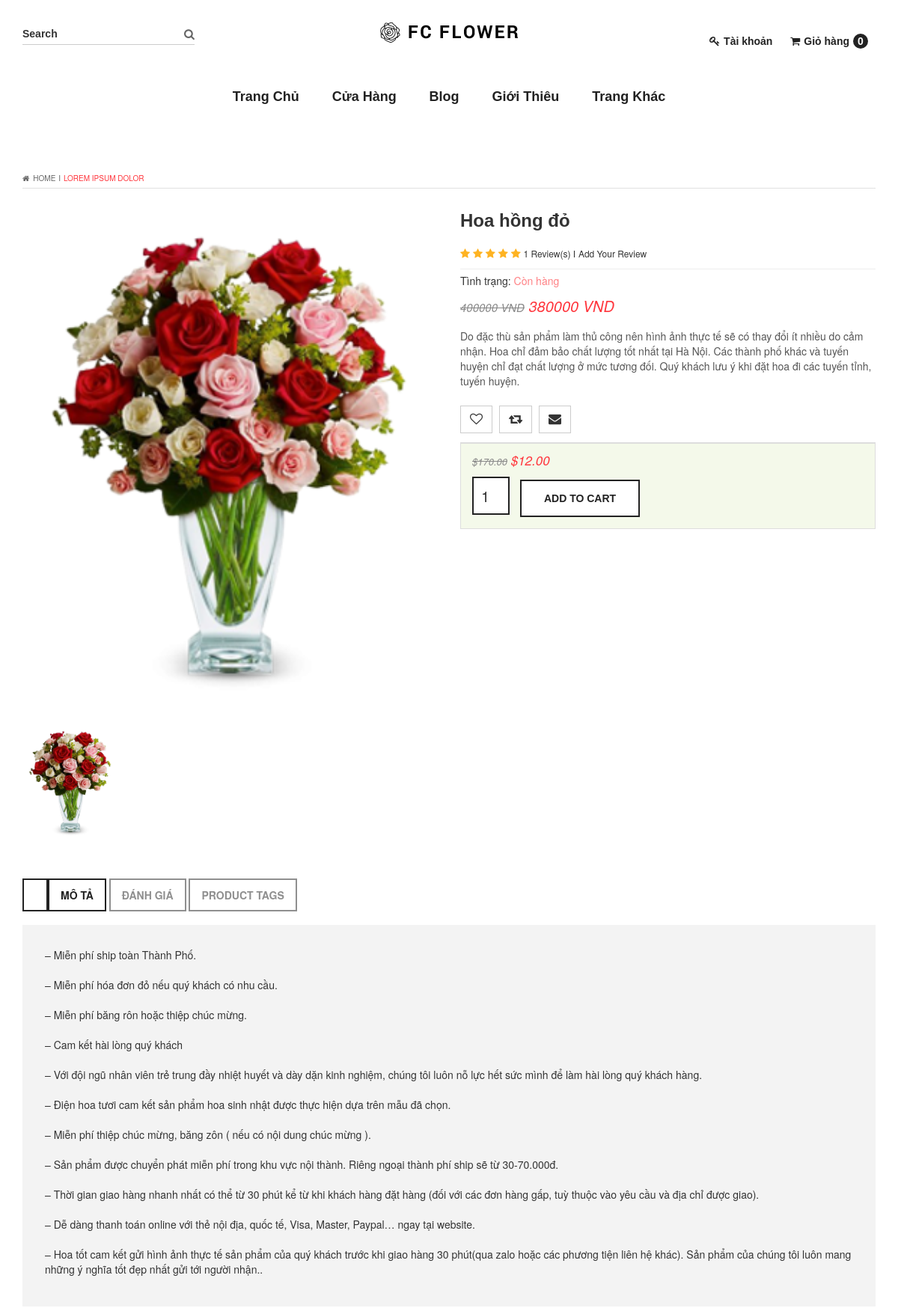
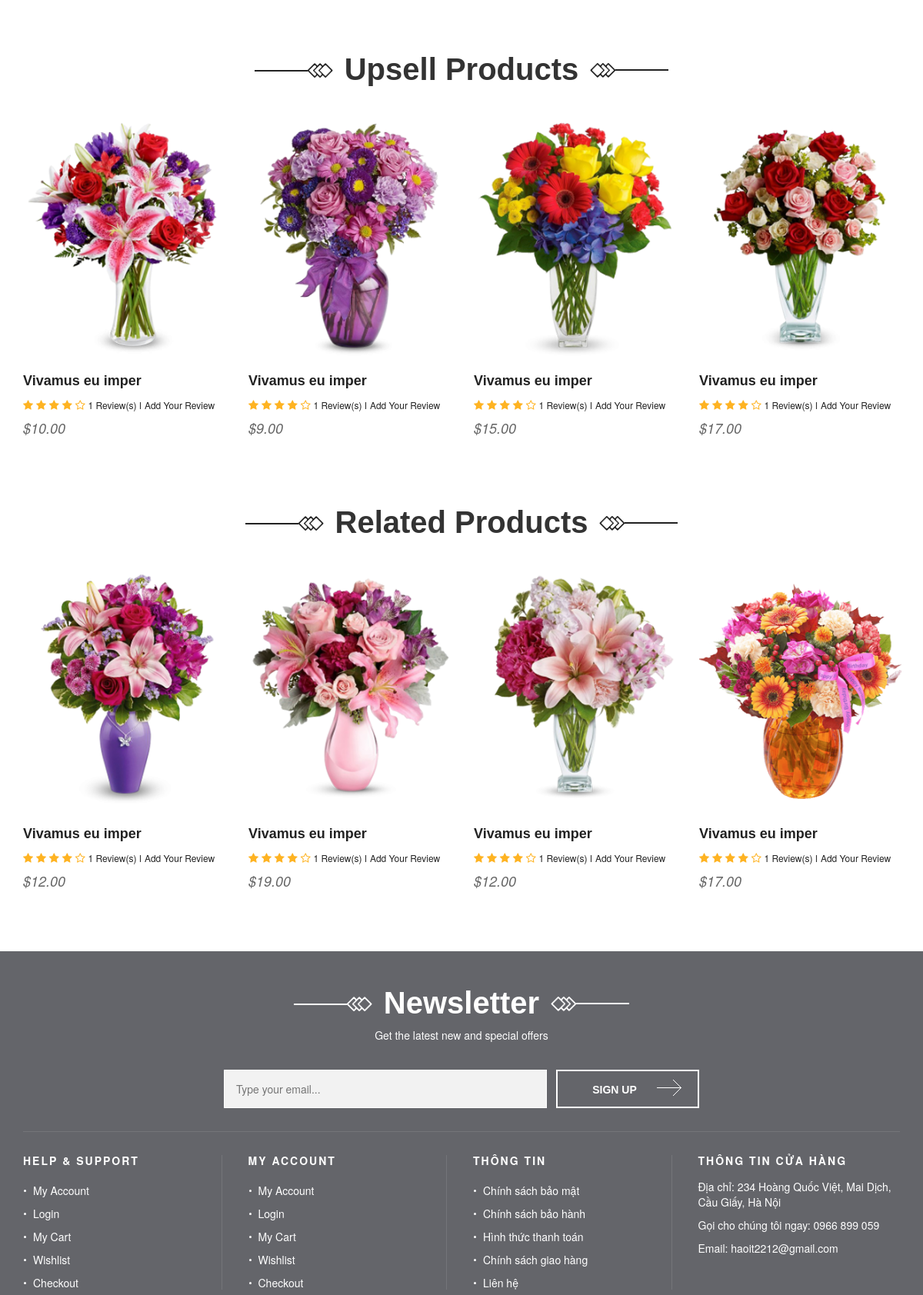
The app's page /product2.php?id=1 (upper part) with its own data (2 pictures, top to bottom).
### tables this page shows
CREATE TABLE `products` (
  `product_id` int(100) NOT NULL AUTO_INCREMENT,
  `product_cat` int(100) NOT NULL,
  `product_brand` int(100) NOT NULL,
  `product_title` varchar(255) NOT NULL,
  `product_price` int(100) NOT NULL,
  `product_desc` text NOT NULL,
  `product_image` text NOT NULL,
  `product_keywords` text NOT NULL,
  PRIMARY KEY (`product_id`)
);

### product2.php (the view, shortened to what the rows shown need)
<?php ob_start();
include "db.php";
if(isset($_GET['id']))
{
	$product_id=$_GET['id'];
}
else
{
	$product_id=0;
}
?>
<!doctype html>
<html class="no-js" lang="en">
<head>
    <link rel="stylesheet" href="css/font-awesome.min.css">
    <link rel="stylesheet" href="css/owl.carousel.css">
    <link rel="stylesheet" href="css/owl.my_theme.css">
    <link rel="stylesheet" href="css/owl.transitions.css">
    <link rel="stylesheet" href="css/nivo-slider.css">
    <link rel="stylesheet" href="css/animate.css">
    <link rel="stylesheet" href="css/jquery-ui.css">
    <link rel="stylesheet" href="fancy-box/jquery.fancybox.css">
    <link rel="stylesheet" href="css/normalize.css">
    <link rel="stylesheet" href="css/bootstrap.min.css">
    <link rel="stylesheet" href="css/meanmenu.min.css">
    <link rel="stylesheet" href="css/main.css">
    <link rel="stylesheet" href="style.css">
    <link rel="stylesheet" href="css/responsive.css">
</head>
<body>
    <?php include "header.php"; ?>
        <div class="blog_single_view_area">
            <div class="container">
                <?php
                        $rows=query("SELECT * FROM `products` where `product_id`=$product_id ");
                        while ($row=mysqli_fetch_array($rows)) {
                            $image=$row['product_image'];
                            $price=$row['product_price'];
                            $tit=$row['product_title'];
                            $desc=$row['product_desc'];
                    ?>
                <div class="row">
                    <div class="col-lg-6 col-md-6 col-sm-12 col-xs-12">
                        <div class="my_tabs">
                            <div class="tab-content tab_content_style">
                                <div id="tab1" class="tab-pane fade in active">
                                    <div class="blog_tabs">
                                        <a class="fancybox" href="img/product/pr1.png" data-fancybox-group="gallery" title="Lorem ipsum dolor sit amet"><img src="img/product/<?php echo $image ?>" alt="" /></a>
                                    </div>
                                </div>
                            </div>
                            <div class="blog_view_list">
                                <ul class="tab_style tab_bottom">
                                    <li class="active">
                                        <div class="blog_single_carousel">
                                            <a data-toggle="tab" href="#tab1"><img src="img/product/<?php echo $image ?>" alt="" /></a>
                                        </div>
                                    </li>
                                </ul>
                            </div>
                        </div>
                    </div>
                    <div class="col-lg-6 col-md-6 col-sm-12 col-xs-12">
                        <div class="blog_product_details">
                            <h2 class="blog_heading"><a href=""><?php echo $tit; ?></a></h2>
                            <div class="product_rating">
                                <i class="fa fa-star"></i>
                                <i class="fa fa-star"></i>
                                <i class="fa fa-star"></i>
                                <i class="fa fa-star"></i>
                                <i class="fa fa-star"></i>
                            </div>
                            <div class="product_rating">
                                <a href="#">1 Review(s) <span>I</span></a>
                                <a href="#"> Add Your Review</a>
                            </div>
                            <div class="pricing_rate">
                                <p class="stack">Tình trạng:<span class="in-stock"> Còn hàng</span></p>
                                <p class="rating_dollor rating_margin"><span class="rating_value_one dollor_size">400000 VND</span> <span class="rating_value_two"><?php echo $price; ?> VND</span></p>
                                <p class="blog_texts"><?php echo $desc; ?></p>
                            </div>
                            <div class="product_blog_button">
                                <div class="cart_blog_details blog_icon_border">
                                    <a href="" target="blank"><i class="fa fa-heart-o"></i></a>
                                </div>
                                <div class="cart_blog_details blog_icon_border updateqty" name="btnqty">
                                    <a href="" target="expand"><i class="fa fa-retweet"></i></a>
                                </div>
                                <div class="cart_blog_details blog_icon_border">
                                    <a href="" target="heart"><i class="fa fa-envelope"></i></a>
                                </div>
                            </div>
                        </div>
                        <div class="product_options_area">
                            <div class="product_options_selection">
                            </div>
                            <div class="cart_blog_item">
                                <form method="GET" action="cart2.php" class="">
                                <p class="rating_dollor rating_margin"><span class="rating_value_one dollor_size">$170.00</span> <span class="rating_value_two">$12.00</span></p>
                                    <div class="add-to-cart">
                                        <input type="number" title="Qty" value="1" class="qty" name="qty"/>
                                        <a href="cart2.php"><button type="submit" title="Add to Cart" class="cart_button" ><span>Add to Cart</span></button><a>
                                    </div>
                                </form>
                            </div>
                        </div>
                    </div>
                </div>
                <?php }?>
            </div>
        </div>
        <div class="upsell_products">
            <div class="container">
                <div class="row">
                    <div class="col-lg-12">
                        <div class="row">
                            <div class="upsell_product_list">
                                <div class="col-lg-3">
                                    <div class="single_upsell">
                                        <div class="upsell_details">
                                            <h2><a href="">Vivamus eu imper</a></h2>
                                        </div>
                                    </div>
                                </div>
                                <div class="col-lg-3">
                                    <div class="single_upsell">
                                        <div class="upsell_details">
                                            <h2><a href="">Vivamus eu imper</a></h2>
                                        </div>
                                    </div>
                                </div>
                                <div class="col-lg-3">
                                    <div class="single_upsell">
                                        <div class="upsell_details">
                                            <h2><a href="">Vivamus eu imper</a></h2>
                                        </div>
                                    </div>
                                </div>
                                <div class="col-lg-3">
                                    <div class="single_upsell">
                                        <div class="upsell_details">
                                            <h2><a href="">Vivamus eu imper</a></h2>
                                        </div>
                                    </div>
                                </div>
                            </div>
                        </div>
                    </div>
                </div>
            </div>
        </div>
        <div class="related_products_area">
            <div class="container">
                <div class="row">
                    <div class="col-lg-12">
                        <div class="row">
                            <div class="upsell_product_list">
                                <div class="col-lg-3">
                                    <div class="single_upsell">
                                        <div class="upsell_details">
                                            <h2><a href="">Vivamus eu imper</a></h2>
                                        </div>
                                    </div>
                                </div>
                                <div class="col-lg-3">
                                    <div class="single_upsell">
                                        <div class="upsell_details">
                                            <h2><a href="">Vivamus eu imper</a></h2>
                                        </div>
                                    </div>
                                </div>
                                <div class="col-lg-3">
                                    <div class="single_upsell">
                                        <div class="upsell_details">
                                            <h2><a href="">Vivamus eu imper</a></h2>
                                        </div>
                                    </div>
                                </div>
                                <div class="col-lg-3">
                                    <div class="single_upsell">
                                        <div class="upsell_details">
                                            <h2><a href="">Vivamus eu imper</a></h2>
                                        </div>
                                    </div>
                                </div>
                            </div>
                        </div>
                    </div>
                </div>
            </div>
        </div>
        <?php include "footer.php"; ?>
</body>
</html>

### records on screen
products: product_image (picture), product_title "Hoa hồng đỏ", product_price "380000", product_desc "Do đặc thù sản phẩm làm thủ công nên hình ảnh thực tế sẽ có thay đổi ít nhiều do cảm nhận. Hoa chỉ đảm bảo chất lượng tốt nhất tại Hà Nội. Các thành phố khác và tuyến huyện chỉ đạt chất lượng ở mức tương đối. Quý khách lưu ý khi đặt hoa đi các tuyến tỉnh, tuyến huyện."

### other values on screen
count($cart) "0"
